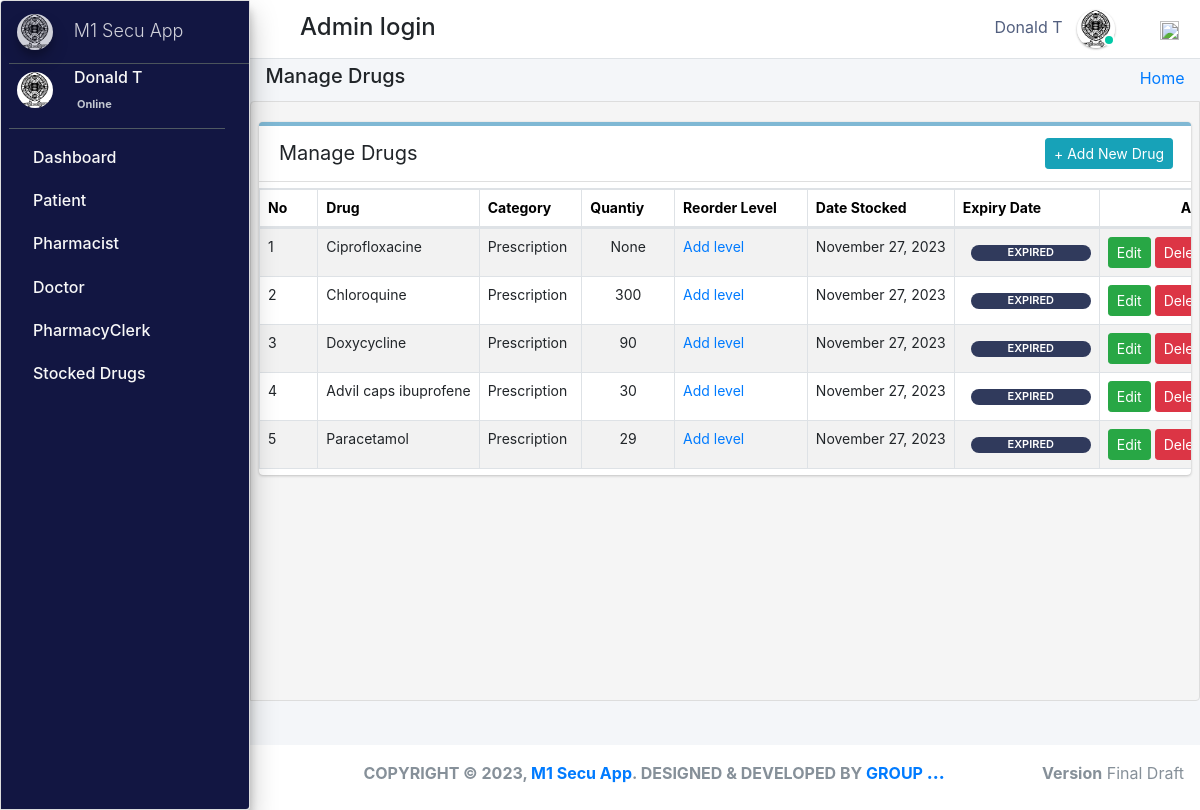
The app's page /admin_user/manage_stock/ (signed in) with its own data.
### pharmacy/models.py (models this page shows, shortened)
class CustomUser(AbstractUser):
    user_type_data = ((1, "AdminHOD"), (2, "Pharmacist"), (3, "Doctor"), (4, "PharmacyClerk"),(5, "Patients"))
    user_type = models.CharField(default=1, choices=user_type_data, max_length=10)

class AdminHOD(models.Model):
    gender_category=(
        ('Male','Male'),
        ('Female','Female'),
    )
    admin = models.OneToOneField(CustomUser,null=True, on_delete = models.CASCADE)
    emp_no= models.CharField(max_length=100,null=True,blank=True)
    gender=models.CharField(max_length=100,null=True,choices=gender_category)
    mobile=models.CharField(max_length=10,null=True,blank=True)
    address=models.CharField(max_length=300,null=True,blank=True)
    profile_pic=models.ImageField(default="admin.png",null=True,blank=True)
    created_at = models.DateTimeField(auto_now_add=True)
    updated_at = models.DateTimeField(auto_now=True)
    date_employed=models.DateTimeField(auto_now_add=True, auto_now=False)
    objects = models.Manager()

class Stock(models.Model):
    category = models.ForeignKey(Category,null=True,on_delete=models.CASCADE,blank=True)
    drug_imprint=models.CharField(max_length=6 ,blank=True, null=True)
    drug_name = models.CharField(max_length=50, blank=True, null=True)
    drug_color = models.CharField(max_length=50, blank=True, null=True)
    drug_shape = models.CharField(max_length=50, blank=True, null=True)
    quantity = models.IntegerField(default='0', blank=True, null=True)
    receive_quantity = models.IntegerField(default='0', blank=True, null=True)
    reorder_level = models.IntegerField(default='0', blank=True, null=True)
    manufacture= models.CharField(max_length=50, blank=True, null=True)
    last_updated = models.DateTimeField(auto_now_add=False, auto_now=True)
    timestamp = models.DateTimeField(auto_now_add=True, auto_now=False)
    drug_strength= models.CharField(max_length=10, blank=True, null=True)
    valid_from = models.DateTimeField(blank=True, null=True,default=timezone.now)
    valid_to = models.DateTimeField(blank=False, null=True)
    drug_description=models.TextField(blank=True,max_length=1000,null=True)
    drug_pic=models.ImageField(default="images2.png",null=True,blank=True)
    objects = ExpiredManager()

class Category(models.Model):
    name = models.CharField(max_length=50, blank=False, null=True)
    def __str__(self):
        return str(self.name)

### pharmacy/HODViews.py (the view)
# urls.py: path('admin_user/manage_stock/',HODViews.manageStock,name='manage_stock'),
def manageStock(request):
    stocks = Stock.objects.all().order_by("-id")
    ex=Stock.objects.annotate(
    expired=ExpressionWrapper(Q(valid_to__lt=Now()), output_field=BooleanField())
    ).filter(expired=True)
    eo=Stock.objects.annotate(
    expired=ExpressionWrapper(Q(valid_to__lt=Now()), output_field=BooleanField())
    ).filter(expired=False)
    context = {
        "stocks": stocks,
        "expired":ex,
        "expa":eo,
        "title":"Manage Stocked Drugs"
    }
    return render(request,'hod_templates/manage_stock.html',context)

### pharmacy/LoginCheckMiddleWare.py (called while the page is built, shortened)
    def process_view(self, request, view_func, view_args, view_kwargs):
        modulename = view_func.__module__
        user = request.user
        if user.is_authenticated:
            if user.user_type == "1":
                if modulename == "pharmacy.HODViews":
                    pass
                elif modulename == "":
                    pass
                elif modulename == "pharmacy.views" or modulename == "django.views.static":
                    pass
                else:
                    pass
            else:
                return redirect("login")
        else:
            if request.path == reverse("login"):
                pass
            else:
                return redirect("login")

### pharmacy/models.py (called while the page is built)
    def get_queryset(self):
        return super().get_queryset().annotate(
            expired=ExpressionWrapper(Q(valid_to__lt=Now()), output_field=BooleanField())
        )

### pharmacy/templates/hod_templates/manage_stock.html (shortened to what this page needs)
{% extends 'hod_templates/base_template.html'%} {% block page_title %}
<h5>Manage Drugs</h5>
{% endblock page_title %} {% block main_content %}
<section class="content">
    <div class="row">
        <div class="col-md-12">
            <div class="card manage sc">
                <div class="card-header">
                    <span>Manage Drugs</span>
                    <div class="card-tools d-flex">
                        <a class="btn btn-sm btn-info mr-2" href="{% url 'add_stock' %}" role="button">+ Add New Drug</a>
                    </div>
                </div>
                <table class="table table-bordered table-hover dataTable" id="plist">
                    <thead>
                        <tr>
                            <th>No</th>
                            <th>Drug</th>
                            <th>Category</th>
                            <th>Quantiy</th>
                            <th>Reorder Level</th>
                            <th>Date Stocked</th>
                            <th>Expiry Date</th>
                            <th class="text-center">Action</th>
                        </tr>
                    </thead>
                    <tbody>
                        {% for stock in stocks %}
                        <tr class="hov">
                            <td>{{forloop.counter}}</td>
                            <td>{{stock.drug_name}}</td>
                            <td>{{stock.category}}</td>
                            <td>
                                <span class="d-flex justify-content-center">
                                 {% if stock.quantity <= stock.reorder_level %}
                                <div  class="d-flex justify-content-center px-2 mt-2"style="background-color:#a00b80;;border-radius: 10px;font-size: 11px; width:70px;font-weight: 600;color: white;">{{stock.quantity}}</div>
                                {% else %}{{stock.quantity}}
                                {% endif %}</span>
                            </td>
                            <td>
                                {% if stock.reorder_level %}
                                <a href="{% url 'reorder_level' stock.id %}">{{stock.reorder_level}}</a></td>
                            {% else %}
                            <a href="{% url 'reorder_level' stock.id %}">Add level</a> {% endif %}
                            <td>{{stock.last_updated |date:"F d, Y"}}</td>
                            {% for expire in expired %} {% if stock.drug_name == expire.drug_name %}
                            <td class="">
                                <div style="background-color: rgb(48, 58, 92);border-radius: 10px;font-size: 11px; width:120px;font-weight: 600;color: white;" class="d-flex justify-content-center ml-2 mt-2 px-1 "> EXPIRED </div>
                            </td>
                            {% endif %} {% endfor %}
                            <td class="d-flex justify-content-center">
                                <a href="{%url 'edit_drug' stock.id %}" class="btn btn-sm btn-success">Edit</a> &nbsp;
                                <a href="{%url 'delete_drug' stock.id %}" class="btn btn-sm btn-danger">Delete</a> &nbsp;
                            </td>
                        </tr>
                        {% endfor %}
                    </tbody>
                </table>
            </div>
        </div>
    </div>
</section>
{% endblock %}

### pharmacy/templates/hod_templates/base_template.html (shortened to what this page needs)
{% extends 'base_file.html' %} {% block htm %}
<body class="hold-transition sidebar-mini layout-fixed">
    <div class="wrapper">
        <nav class="main-header navbar navbar-expand navbar-white navbar-light">
            <ul class="navbar-nav">
                <li class="nav-item">
                    <a class="nav-link" data-widget="pushmenu" href="#" role="button"></a>
                </li>
            </ul>
            <h4 style="margin-left: 10px; margin-top: 5px;">Admin login </h4>
            <ul class="navbar-nav ml-auto">
                <li class="mx-3">
                    <a href="#" class="sm-submenu-with-image a">
                        <span>{{user.first_name}}  {{user.last_name}}</span>
                        <img src="{{request.user.adminhod.profile_pic.url}}" class="img-circle elevation-1" width="38" height="38" alt="">
                        <span class="avatar-status avatar-sm-status avatar-status-success"></span>
                    </a>
                </li>
                <li class="nav-item dropdown ml-3 low">
                    <a href="#" class="btn btn-outlined btn-black text-muted bg-transparent " data-toggle="dropdown" aria-expanded="false" data-wow-delay="0.7s"><img src="https://img.icons8.com/ios/50/000000/settings.png" width="19" height="19">
                    </a>
                </li>
            </ul>
        </nav>
        {% include 'hod_templates/sidebar.html'%}
        <div class="content-wrapper">
            <div class="content-header">
                <div class="container-fluid">
                    <div class="row ">
                        <div class="col-sm-6">
                            <h1 class="m-0 text-dark">
                                {% block page_title %} {% endblock page_title %}
                            </h1>
                        </div>
                        <div class="col-sm-6 ">
                            <ol class="breadcrumb float-sm-right">
                                <li class="breadcrumb-item"><a href="">Home</a></li>
                            </ol>
                        </div>
                    </div>
                </div>
            </div>
            {% block main_content %} {% endblock main_content %}
        </div>
        {% include 'hod_templates/footer.html'%}
    </div>
    {% endblock htm %}

### pharmacy/templates/hod_templates/sidebar.html (shortened to what this page needs)
<aside class="main-sidebar sidebar-dark-primary elevation-4">
    <a href="" class="brand-link ml-2">
        <img src="{{request.user.adminhod.profile_pic.url}}" alt="" width="36" height="36" class=" img-circle elevation-3" style="opacity: .8">
        <span class="brand-text font-weight-light mt-1 ml-3 mmust">M1 Secu App</span>
    </a>
    <div class="sidebar">
        <div class="user-panel mr-3">
            <div class="pull-left image sm-submenu-with-image a ml-2 ">
                <img src="{{request.user.adminhod.profile_pic.url}}" class="img-circle mt-2" width="36" height="36" alt="User Image">
            </div>
            <div class="pull-left info">
                <p>{{user.first_name}} {{user.last_name}}</p>
                <a href="#"> Online</a>
            </div>
        </div>
        <nav class="mt-2">
            <ul class="nav nav-pills nav-sidebar flex-column" data-widget="treeview" role="menu" data-accordion="false">
                <li class="nav-item">
                    <a href="{% url  'admin_dashboard' %}" class="nav-link">
                        <p>
                            Dashboard
                        </p>
                    </a>
                </li>
                <li class="nav-item">
                    <a href="#" class="nav-link">
                        <p>
                            Patient
                        </p>
                    </a>
                </li>
                <li class="nav-item">
                    <a href="#" class="nav-link">
                        <p>
                            Pharmacist
                        </p>
                    </a>
                </li>
                <li class="nav-item">
                    <a href="#" class="nav-link">
                        <p>
                            Doctor
                        </p>
                    </a>
                </li>
                <li class="nav-item">
                    <a href="#" class="nav-link">
                        <p>
                            PharmacyClerk
                        </p>
                    </a>
                </li>
                <li class="nav-item">
                    <a href="#" class="nav-link">
                        <p>
                            Stocked Drugs
                        </p>
                    </a>
                </li>
            </ul>
        </nav>
    </div>
</aside>

### static/css/main.css (style rules this page uses)
html { font-family: sans-serif; line-height: 1.15; -webkit-text-size-adjust: 100%; -webkit-tap-highlight-color: transparent; }
body { overflow-y: hidden; overflow-x: hidden; font-family: -apple-system, BlinkMacSystemFont, "Segoe UI", Roboto, "Helvetica Neue", Arial, "Noto Sans", sans-serif, "Apple Color Emoji", "Segoe UI Emoji", "Segoe UI Symbol", "Noto Color Emoji" !important; }
th { color: rgb(0, 0, 0); font-size: 14px !important; }
.content { background-color: #f5f5f5; border: 1px solid #dddddd; border-radius: 4px 0px 4px 0px; left: -1px; padding: 10px 7px 5px; }
.main-sidebar { background: #ffffff; border: 1px solid #dddddd; border-radius: 4px 0px 4px 0px; font-weight: bold; }
.content { height: 75vh; overflow-y: scroll; overflow-x: hidden; }
.sc { white-space: nowrap; display: block; overflow-x: hidden !important; }
.content .row { margin-top: 20px !important; }
.main-sidebar { background-color: #121642 !important; color: white !important; }
.main-sidebar p { color: #f8f8f8 !important; font-weight: 500 !important }
td { font-size: 14px !important; }
.hov { transition: transform .5s; }
.avatar-status { position: absolute; bottom: 12px; right: 75.4px; display: -ms-inline-flexbox; display: inline-flex; -ms-flex-negative: 0; flex-shrink: 0; -ms-flex-pack: center; justify-content: center; -ms-flex-align: center; align-items: center; white-space: nowrap; text-align: center; vertical-align: baseline; font-weight: 600; border: .125rem solid #fff; width: 12px; height: 12px; line-height: 1; font-size: .71094rem; border-radius: 50%; }
.avatar-status-success { color: #fff; background-color: #00c9a7; }
.card-header span { font-size: 20px !important; }
.table>tbody>tr>td, .table>tbody>tr>th, .table>tfoot>tr>td, .table>tfoot>tr>th, .table>thead>tr>td, .table>thead>tr>th { padding: 8px; line-height: 1.42857143; vertical-align: top; }
.pull-left { float: left; }
.pull-left { float: left!important; }
.user-panel>.info { padding: 5px 5px 5px 15px; line-height: 1; position: absolute; left: 55px; }
.user-panel>.info>p { font-weight: 600; margin-bottom: 9px; }
p { margin: 0 0 10px; }
.user-panel { padding-bottom: 20px; }
.user-panel:after { clear: both; }
.user-panel:before, .user-panel:after { content: " "; display: table; }
.user-panel>.info>a { text-decoration: none; padding-right: 5px; margin-top: 3px; font-size: 11px; overflow: hidden; white-space: nowrap; }
.mmust { overflow: hidden; white-space: nowrap; font-size: 18px; }
.table { background: white !important; }
.container-fluid { width: 100%; padding-right: 15px; padding-left: 15px; margin-right: auto; margin-left: auto; }
.row { display: flex; flex-wrap: wrap; margin-right: -15px; margin-left: -15px; }
.d-flex { display: flex !important; z-index: 44; }
.d-flex { display: flex !important; }
.manage { border-radius: 2px; border-top: 4px solid rgba(0, 115, 170, 0.5) !important; box-shadow: 0 2px 1px rgb(0 0 0 / 5%); border-left: none; border-right: none; border-bottom: none; margin-bottom: 30px; }
.table tbody tr:nth-of-type(odd) { background-color: rgba(0, 0, 0, .05) !important; }
.table tbody tr:nth-of-type(odd) { background-color: rgba(197, 197, 197, 0.05) !important; }
.img-circle { border-radius: 50%; }
.content-wrapper .content-header { padding: 5px 0.5rem !important; }

### static/css/profile.css (style rules this page uses)
li { list-style-type: none ! }
.navbar-nav span { color: #525f7f !important; margin-right: 10px !important; }
body { font-family: 'Rubik', sans-serif; height: 100% !important; }
.manage { border-radius: 2px; border-top: 4px solid rgba(0, 115, 170, 0.5) !important; box-shadow: 0 2px 1px rgb(0 0 0 / 5%); border-left: none; border-right: none; border-bottom: none; margin-bottom: 30px; }
.table tbody tr:nth-of-type(odd) { background-color: rgba(0, 0, 0, .05) !important; }

### records on screen
CustomUser: first_name "Donald T", user.adminhod.profile_pic (picture)
Stock: drug_name "Ciprofloxacine", category "Prescription", quantity "None", reorder_level "Add level", last_updated "November 27, 2023", shows "EXPIRED"
Stock: drug_name "Chloroquine", category "Prescription", quantity "300", reorder_level "Add level", last_updated "November 27, 2023", shows "EXPIRED"
Stock: drug_name "Doxycycline", category "Prescription", quantity "90", reorder_level "Add level", last_updated "November 27, 2023", shows "EXPIRED"
Stock: drug_name "Advil caps ibuprofene", category "Prescription", quantity "30", reorder_level "Add level", last_updated "November 27, 2023", shows "EXPIRED"
Stock: drug_name "Paracetamol", category "Prescription", quantity "29", reorder_level "Add level", last_updated "November 27, 2023", shows "EXPIRED"
